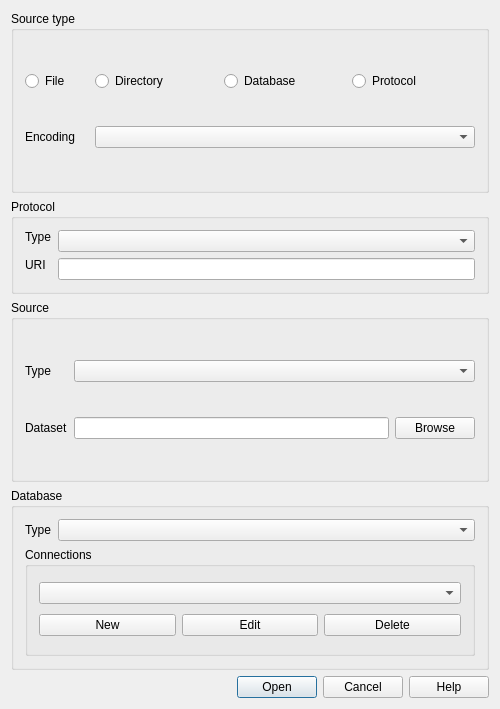
<?xml version="1.0" encoding="UTF-8"?>
<ui version="4.0">
 <class>QgsOpenVectorLayerDialogBase</class>
 <widget class="QDialog" name="QgsOpenVectorLayerDialogBase">
  <property name="windowModality">
   <enum>Qt::WindowModal</enum>
  </property>
  <property name="geometry">
   <rect>
    <x>0</x>
    <y>0</y>
    <width>500</width>
    <height>709</height>
   </rect>
  </property>
  <property name="sizePolicy">
   <sizepolicy hsizetype="Expanding" vsizetype="Expanding">
    <horstretch>0</horstretch>
    <verstretch>0</verstretch>
   </sizepolicy>
  </property>
  <property name="minimumSize">
   <size>
    <width>500</width>
    <height>150</height>
   </size>
  </property>
  <property name="windowTitle">
   <string>Add vector layer</string>
  </property>
  <property name="windowIcon">
   <iconset>
    <normaloff/>
   </iconset>
  </property>
  <layout class="QGridLayout" name="gridLayout_5">
   <item row="0" column="0">
    <widget class="QGroupBox" name="srcGroupBox_2">
     <property name="sizePolicy">
      <sizepolicy hsizetype="Expanding" vsizetype="Expanding">
       <horstretch>0</horstretch>
       <verstretch>0</verstretch>
      </sizepolicy>
     </property>
     <property name="title">
      <string>Source type</string>
     </property>
     <layout class="QGridLayout" name="gridLayout">
      <item row="0" column="0">
       <widget class="QRadioButton" name="radioSrcFile">
        <property name="text">
         <string>File</string>
        </property>
       </widget>
      </item>
      <item row="0" column="1">
       <widget class="QRadioButton" name="radioSrcDirectory">
        <property name="text">
         <string>Directory</string>
        </property>
       </widget>
      </item>
      <item row="0" column="2">
       <widget class="QRadioButton" name="radioSrcDatabase">
        <property name="text">
         <string>Database</string>
        </property>
       </widget>
      </item>
      <item row="0" column="3">
       <widget class="QRadioButton" name="radioSrcProtocol">
        <property name="text">
         <string>Protocol</string>
        </property>
       </widget>
      </item>
      <item row="1" column="0">
       <widget class="QLabel" name="label_3">
        <property name="text">
         <string>Encoding</string>
        </property>
       </widget>
      </item>
      <item row="1" column="1" colspan="3">
       <widget class="QComboBox" name="cmbEncodings">
        <property name="minimumSize">
         <size>
          <width>380</width>
          <height>0</height>
         </size>
        </property>
       </widget>
      </item>
     </layout>
    </widget>
   </item>
   <item row="1" column="0">
    <widget class="QGroupBox" name="protocolGroupBox">
     <property name="minimumSize">
      <size>
       <width>0</width>
       <height>0</height>
      </size>
     </property>
     <property name="title">
      <string>Protocol</string>
     </property>
     <layout class="QGridLayout" name="gridLayout_2">
      <item row="0" column="0">
       <widget class="QLabel" name="label_2">
        <property name="text">
         <string>Type</string>
        </property>
       </widget>
      </item>
      <item row="0" column="1" rowspan="2">
       <widget class="QComboBox" name="cmbProtocolTypes"/>
      </item>
      <item row="1" column="0" rowspan="2">
       <widget class="QLabel" name="label">
        <property name="text">
         <string>URI</string>
        </property>
        <property name="buddy">
         <cstring>protocolURI</cstring>
        </property>
       </widget>
      </item>
      <item row="2" column="1">
       <widget class="QLineEdit" name="protocolURI"/>
      </item>
     </layout>
    </widget>
   </item>
   <item row="2" column="0">
    <widget class="QGroupBox" name="fileGroupBox">
     <property name="sizePolicy">
      <sizepolicy hsizetype="Expanding" vsizetype="Expanding">
       <horstretch>0</horstretch>
       <verstretch>0</verstretch>
      </sizepolicy>
     </property>
     <property name="minimumSize">
      <size>
       <width>0</width>
       <height>0</height>
      </size>
     </property>
     <property name="title">
      <string>Source</string>
     </property>
     <layout class="QGridLayout" name="gridLayout_3">
      <item row="0" column="0">
       <widget class="QLabel" name="labelDirectoryType">
        <property name="text">
         <string>Type</string>
        </property>
       </widget>
      </item>
      <item row="0" column="2" colspan="2">
       <widget class="QComboBox" name="cmbDirectoryTypes"/>
      </item>
      <item row="1" column="0" colspan="2">
       <widget class="QLabel" name="labelSrcDataset">
        <property name="text">
         <string>Dataset</string>
        </property>
        <property name="buddy">
         <cstring>inputSrcDataset</cstring>
        </property>
       </widget>
      </item>
      <item row="1" column="2">
       <widget class="QLineEdit" name="inputSrcDataset">
        <property name="minimumSize">
         <size>
          <width>200</width>
          <height>0</height>
         </size>
        </property>
       </widget>
      </item>
      <item row="1" column="3">
       <widget class="QPushButton" name="buttonSelectSrc">
        <property name="text">
         <string>Browse</string>
        </property>
       </widget>
      </item>
     </layout>
    </widget>
   </item>
   <item row="4" column="0">
    <widget class="QDialogButtonBox" name="buttonBox">
     <property name="standardButtons">
      <set>QDialogButtonBox::Cancel|QDialogButtonBox::Help|QDialogButtonBox::Open</set>
     </property>
    </widget>
   </item>
   <item row="3" column="0">
    <widget class="QGroupBox" name="dbGroupBox">
     <property name="sizePolicy">
      <sizepolicy hsizetype="Expanding" vsizetype="Expanding">
       <horstretch>0</horstretch>
       <verstretch>0</verstretch>
      </sizepolicy>
     </property>
     <property name="minimumSize">
      <size>
       <width>0</width>
       <height>0</height>
      </size>
     </property>
     <property name="title">
      <string>Database</string>
     </property>
     <layout class="QGridLayout" name="gridLayout_6">
      <item row="0" column="0">
       <widget class="QLabel" name="label_4">
        <property name="text">
         <string>Type</string>
        </property>
       </widget>
      </item>
      <item row="0" column="1">
       <widget class="QComboBox" name="cmbDatabaseTypes">
        <property name="sizePolicy">
         <sizepolicy hsizetype="Expanding" vsizetype="Fixed">
          <horstretch>0</horstretch>
          <verstretch>0</verstretch>
         </sizepolicy>
        </property>
       </widget>
      </item>
      <item row="1" column="0" colspan="2">
       <widget class="QGroupBox" name="groupBox">
        <property name="sizePolicy">
         <sizepolicy hsizetype="Minimum" vsizetype="Preferred">
          <horstretch>0</horstretch>
          <verstretch>0</verstretch>
         </sizepolicy>
        </property>
        <property name="title">
         <string>Connections</string>
        </property>
        <layout class="QGridLayout" name="gridLayout_4">
         <item row="1" column="0">
          <widget class="QPushButton" name="btnNew">
           <property name="text">
            <string>New</string>
           </property>
          </widget>
         </item>
         <item row="1" column="1">
          <widget class="QPushButton" name="btnEdit">
           <property name="text">
            <string>Edit</string>
           </property>
          </widget>
         </item>
         <item row="1" column="2">
          <widget class="QPushButton" name="btnDelete">
           <property name="text">
            <string>Delete</string>
           </property>
          </widget>
         </item>
         <item row="0" column="0" colspan="3">
          <widget class="QComboBox" name="cmbConnections"/>
         </item>
        </layout>
       </widget>
      </item>
     </layout>
    </widget>
   </item>
  </layout>
 </widget>
 <layoutdefault spacing="6" margin="11"/>
 <tabstops>
  <tabstop>radioSrcFile</tabstop>
  <tabstop>radioSrcDirectory</tabstop>
  <tabstop>radioSrcDatabase</tabstop>
  <tabstop>radioSrcProtocol</tabstop>
  <tabstop>cmbEncodings</tabstop>
  <tabstop>cmbProtocolTypes</tabstop>
  <tabstop>protocolURI</tabstop>
  <tabstop>cmbDirectoryTypes</tabstop>
  <tabstop>inputSrcDataset</tabstop>
  <tabstop>buttonSelectSrc</tabstop>
  <tabstop>cmbDatabaseTypes</tabstop>
  <tabstop>cmbConnections</tabstop>
  <tabstop>btnNew</tabstop>
  <tabstop>btnEdit</tabstop>
  <tabstop>btnDelete</tabstop>
  <tabstop>buttonBox</tabstop>
 </tabstops>
 <resources/>
 <connections>
  <connection>
   <sender>buttonBox</sender>
   <signal>accepted()</signal>
   <receiver>QgsOpenVectorLayerDialogBase</receiver>
   <slot>accept()</slot>
   <hints>
    <hint type="sourcelabel">
     <x>451</x>
     <y>699</y>
    </hint>
    <hint type="destinationlabel">
     <x>481</x>
     <y>297</y>
    </hint>
   </hints>
  </connection>
  <connection>
   <sender>buttonBox</sender>
   <signal>rejected()</signal>
   <receiver>QgsOpenVectorLayerDialogBase</receiver>
   <slot>reject()</slot>
   <hints>
    <hint type="sourcelabel">
     <x>392</x>
     <y>699</y>
    </hint>
    <hint type="destinationlabel">
     <x>281</x>
     <y>339</y>
    </hint>
   </hints>
  </connection>
  <connection>
   <sender>radioSrcDatabase</sender>
   <signal>toggled(bool)</signal>
   <receiver>dbGroupBox</receiver>
   <slot>setVisible(bool)</slot>
   <hints>
    <hint type="sourcelabel">
     <x>351</x>
     <y>85</y>
    </hint>
    <hint type="destinationlabel">
     <x>245</x>
     <y>511</y>
    </hint>
   </hints>
  </connection>
 </connections>
</ui>
